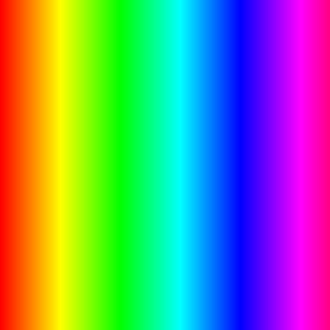

Python code for this plot:
import cv2
import matplotlib
import numpy as np
import colorsys


height = width = 330
chieungang = np.zeros((height,width,3), np.uint8)


for c in range (0,width):
	a = colorsys.hsv_to_rgb(c/360.0,1,1)
	b = (a[2]*255,a[1]*255,a[0]*255) 
	for r in range (0,height): 
		chieungang[r:r+1,c:c+1] = b	

# cv2.imshow('Dai mau bien doi tuan tu theo chieu ngang', chieungang)
cv2.imwrite("chess_horigrad.png",chieungang)

cv2.waitKey(0)
cv2.destroyAllWindows()
